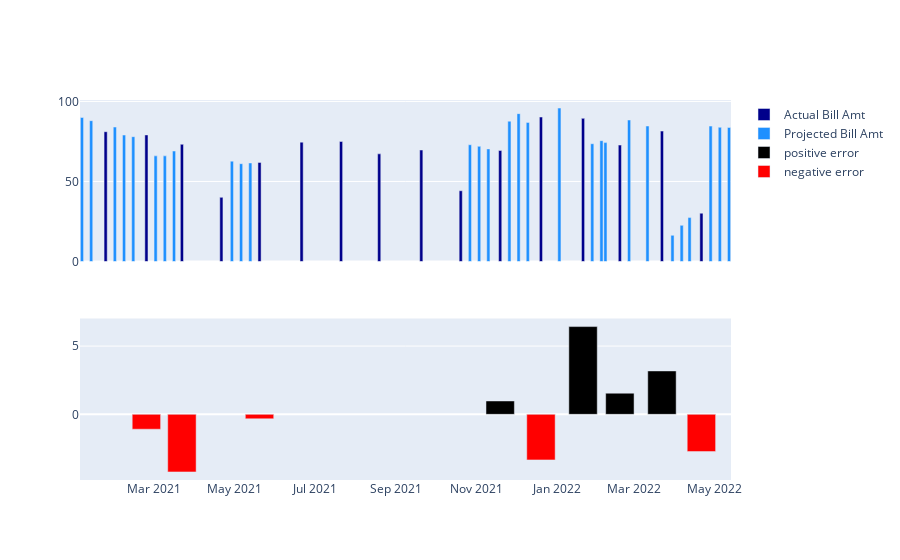

Source (notebook cell):
### Markdown cell above
### Combine into a plot with two subplots

### Code cell
fig = make_subplots(rows=2,shared_xaxes='columns')

fig.add_trace(go.Bar(x=bills_df['date'],
                y=bills_df['amt'],
                name='Actual Bill Amt',
                marker_color='darkblue'
                ), row=1, col=1)
fig.add_trace(go.Bar(x=projections_df['date'],
                y=projections_df['projectedamt'],
                name='Projected Bill Amt',
                marker_color='dodgerblue'
                ), row=1, col=1)

fig.add_trace(go.Bar(x=diff_df[diff_df['error']>0]['date'],
                y=diff_df[diff_df['error']>0]['error'],
                name='positive error',
                marker_color='black'
                ), row=2, col=1)
fig.add_trace(go.Bar(x=diff_df[diff_df['error']<0]['date'],
                y=diff_df[diff_df['error']<0]['error'],
                name='negative error',
                marker_color='red'
                ), row=2, col=1)


fig.show()

### Figure 1 — Plotly figure (JSON) as saved in the notebook; plotly's stock layout.template omitted (floating-point values rounded to 4 significant figures)
{"data": [{"marker": {"color": "darkblue"}, "name": "Actual Bill Amt", "type": "bar", "x": ["2022-04-21T00:00:00", "2022-03-22T00:00:00", "2022-02-18T00:00:00", "2022-01-21T00:00:00", "2021-12-20T00:00:00", "2021-11-19T00:00:00", "2021-10-20T00:00:00", "2021-09-20T00:00:00", "2021-08-19T00:00:00", "2021-07-21T00:00:00", "2021-06-21T00:00:00", "2021-05-20T00:00:00", "2021-04-21T00:00:00", "2021-03-22T00:00:00", "2021-02-23T00:00:00", "2021-01-23T00:00:00"], "xaxis": "x", "y": [30.17, 81.48, 72.73, 89.43, 90.26, 69.37, 44.22, 69.65, 67.26, 75.01, 74.58, 61.91, 40.08, 73.22, 79.09, 81.1], "yaxis": "y"}, {"marker": {"color": "dodgerblue"}, "name": "Projected Bill Amt", "type": "bar", "x": ["2022-05-12T00:00:00", "2022-05-05T00:00:00", "2022-04-28T00:00:00", "2022-04-12T00:00:00", "2022-04-06T00:00:00", "2022-03-30T00:00:00", "2022-03-11T00:00:00", "2022-02-25T00:00:00", "2022-02-07T00:00:00", "2022-02-04T00:00:00", "2022-01-28T00:00:00", "2022-01-03T00:00:00", "2021-12-10T00:00:00", "2021-12-03T00:00:00", "2021-11-26T00:00:00", "2021-11-10T00:00:00", "2021-11-03T00:00:00", "2021-10-27T00:00:00", "2021-05-13T00:00:00", "2021-05-06T00:00:00", "2021-04-29T00:00:00", "2021-03-16T00:00:00", "2021-03-09T00:00:00", "2021-03-02T00:00:00", "2021-02-13T00:00:00", "2021-02-06T00:00:00", "2021-01-30T00:00:00", "2021-01-12T00:00:00", "2021-01-05T00:00:00"], "xaxis": "x", "y": [83.77, 83.85, 84.6, 27.44, 22.58, 16.35, 84.66, 88.39, 74.28, 75.5, 73.58, 95.86, 86.92, 92.39, 87.67, 70.35, 71.96, 72.94, 61.58, 61.11, 62.7, 69, 66, 66, 78, 79, 84, 88, 90], "yaxis": "y"}, {"marker": {"color": "black"}, "name": "positive error", "type": "bar", "x": ["2022-03-22T00:00:00", "2022-02-18T00:00:00", "2022-01-21T00:00:00", "2021-11-19T00:00:00"], "xaxis": "x2", "y": [3.18, 1.55, 6.43, 0.98], "yaxis": "y2"}, {"marker": {"color": "red"}, "name": "negative error", "type": "bar", "x": ["2022-04-21T00:00:00", "2021-12-20T00:00:00", "2021-05-20T00:00:00", "2021-03-22T00:00:00", "2021-02-23T00:00:00"], "xaxis": "x2", "y": [-2.73, -3.34, -0.33, -4.22, -1.09], "yaxis": "y2"}], "layout": {"xaxis": {"anchor": "y", "domain": [0, 1], "matches": "x2", "showticklabels": false}, "xaxis2": {"anchor": "y2", "domain": [0, 1]}, "yaxis": {"anchor": "x", "domain": [0.575, 1]}, "yaxis2": {"anchor": "x2", "domain": [0, 0.425]}}}
